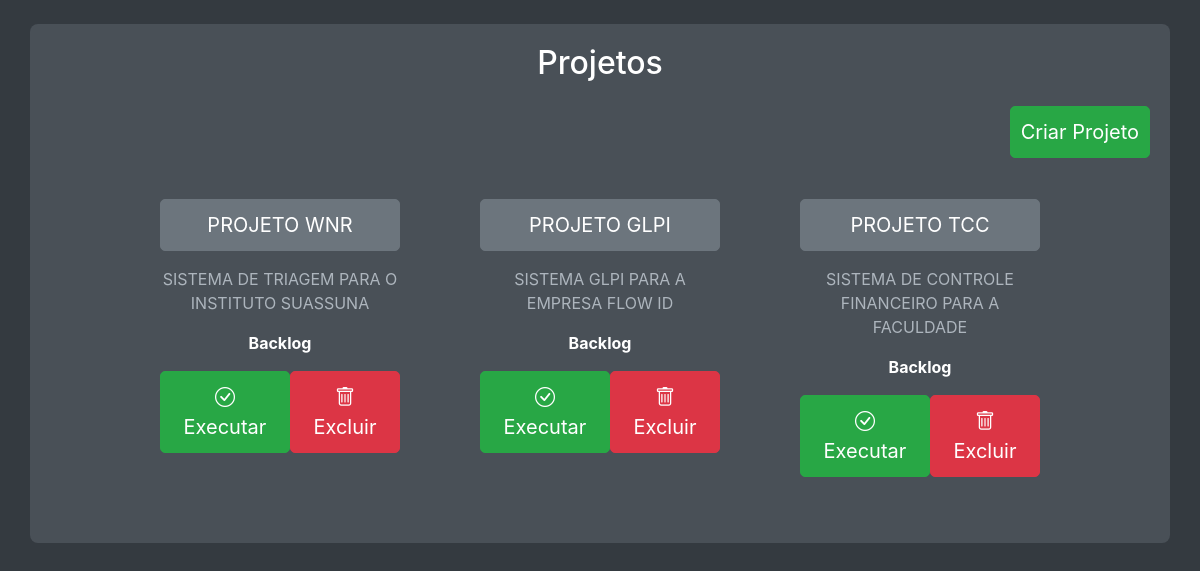
The page / on the database its author committed.
### app/models.py (models this page shows)
class Projeto(db.Model):
    __tablename__ = "projeto"
    id           = Column(Integer, primary_key=True, index=True)
    nome         = Column(String, index=True, unique=True, nullable=False)
    descricao    = Column(String)
    status       = Column(String, default='Backlog')
    data_inicial = Column(Date)
    atividades = relationship("Atividade", back_populates="projeto", cascade="all, delete-orphan")

### app/routes/main.py (the view)
@main.route('/')
def index():
    projetos = Projeto.query.all()
    return render_template('index.html', projetos=projetos)

### app/templates/index.html (shortened to what this page needs)
<!DOCTYPE html>
<html lang="pt-br">
<head>
    <link href="https://stackpath.bootstrapcdn.com/bootstrap/4.5.2/css/bootstrap.min.css" rel="stylesheet">
    <link rel="stylesheet" href="https://cdn.jsdelivr.net/npm/bootstrap-icons/font/bootstrap-icons.css">
</head>
<body>
    <div class="container mt-4">
        <h2 class="text-center mb-4">Projetos</h2>
        <div class="d-flex justify-content-end mb-3">
            <button class="btn btn-success" data-toggle="modal" data-target="#addProjectModal">Criar Projeto</button>
        </div>
        <div class="project-buttons">
            {% for projeto in projetos %}
                <div class="col-md-4 mb-3">
                    <div class="project-card {% if projeto.status == 'Concluído' %}concluido{% endif %}">
                        <a href="{{ url_for('projeto.detalhe_projeto', id=projeto.id)}}" class="btn btn-secondary w-100 mb-3">{{ projeto.nome }}</a>
                        <p class="project-description">{{ projeto.descricao }}</p>
                        <p class="project-status">{{ projeto.status }}</p>
                        <div class="d-flex justify-content-around">
                            {% if projeto.status == 'Backlog' %}
                            <a href="{{ url_for('projeto.executar_projeto', id=projeto.id) }}" class="btn btn-success"><i class="bi bi-check-circle"></i> Executar</a>
                            {% endif %}
                            <a href="{{ url_for('projeto.excluir_projeto', id=projeto.id) }}" class="btn btn-danger"><i class="bi bi-trash"></i> Excluir</a>
                        </div>
                    </div>
                </div>
                {% if loop.index % 3 == 0 %}
                    </div><div class="project-buttons">
                {% endif %}
            {% endfor %}
        </div>
    </div>
</body>
</html>

### app/templates/index.html (style rules this page uses)
body { background-color: #343a40; color: white; }
.container { background-color: #495057; padding: 20px; border-radius: 8px; }
.btn { border-radius: 5px; font-size: 1.25rem; padding: 10px; }
.btn-success { background-color: #28a745; border-color: #28a745; }
.btn-danger { background-color: #dc3545; border-color: #dc3545; }
.btn-secondary { background-color: #6c757d; border-color: #6c757d; }
.project-card { padding: 15px; border-radius: 8px; margin-bottom: 15px; text-align: center; }
.project-description { font-size: 1rem; color: #adb5bd; }
.project-status { font-size: 1rem; font-weight: bold; margin-top: 10px; }
.project-buttons { display: flex; flex-wrap: wrap; justify-content: center; }
.project-buttons .col-md-4 { max-width: 300px; margin: 10px; }

### rows shown on the page
Projeto: nome "PROJETO WNR", descricao "SISTEMA DE TRIAGEM PARA O INSTITUTO SUASSUNA", status "Backlog"
Projeto: nome "PROJETO GLPI", descricao "SISTEMA GLPI PARA A EMPRESA FLOW ID", status "Backlog"
Projeto: nome "PROJETO TCC", descricao "SISTEMA DE CONTROLE FINANCEIRO PARA A FACULDADE", status "Backlog"
